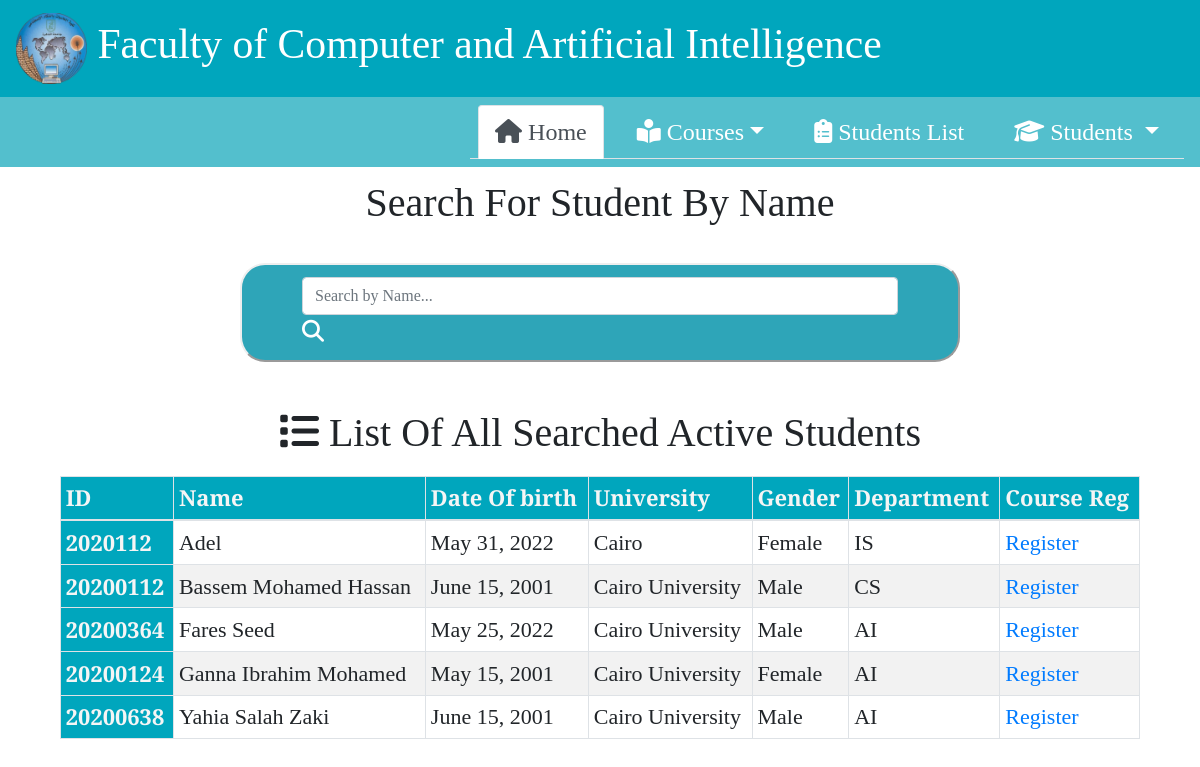
The page /searchStudent/ on the database its author committed.
### website/models.py (models this page shows, shortened)
class Student(models.Model):
    studentName = models.CharField(max_length=150, blank=True)
    studentID = models.CharField(max_length=150, verbose_name='ID', blank=True)
    dateOfBirth = models.DateField()
    university = models.CharField(max_length=50, null=False, blank=True)
    gender = models.CharField(max_length=50, null=False, blank=True)
    studentDepartment = models.CharField(max_length=50, null=False, blank=True)
    status = models.BooleanField(default = False)
    course1 = models.CharField(max_length=150, blank=True)
    course2 = models.CharField(max_length=150, blank=True)
    course3 = models.CharField(max_length=150, blank=True)
    class Meta:
        ordering = ['studentName']

### website/views.py (the view)
# urls.py: path('searchStudent/', views.searchStudent, name='searchStudent'),
def searchStudent(request):
    ctx = {}
    url_parameter = request.GET.get("q")
    if url_parameter:
        students = Student.objects.filter(
            studentName__istartswith=url_parameter, status=True)
    else:
        students = Student.objects.all()
    ctx["students"] =  students
    does_req_accept_json = request.accepts("application/json")
    is_ajax_request = request.headers.get(
        "x-requested-with") == "XMLHttpRequest" and does_req_accept_json
    if is_ajax_request:
        html = render_to_string(
            template_name="pages/listing.html", context={"students": students}
        )
        data_dict = {"html_from_view": html}
        return JsonResponse(data=data_dict, safe=False)
    return render(request, "pages/SearchStudent.html", context=ctx)

### templates/pages/SearchStudent.html (shortened to what this page needs)
{% extends 'base.html' %}
{% block content %}
  <h1>Search For Student By Name</h1>
  <div class="center">
    <input id="user-input" class="form-control " placeholder="Search by Name..." aria-label="Search"> <i id="search-icon" class="fa-solid fa-magnifying-glass"></i>
  </div>
  <div id="replaceable-content">
    {% include 'pages/listing.html' %}
  </div>
{% endblock content %}

### templates/pages/listing.html (shortened to what this page needs)
{% if students %}
  <div class="student-table">
    <h1> <i class="fa-solid fa-list"></i> List Of All Searched Active Students</h1>
    <table class="table table-hover table-sm table-bordered">
        <tr>
          <th scope="col">ID</th>
          <th scope="col">Name</th>
          <th scope="col">Date Of birth</th>
          <th scope="col">University</th>
          <th scope="col">Gender</th>
          <th scope="col">Department</th>
          <th scope="col">Course Reg</th>
        </tr>
      <tbody>
        {% for x in students %}
        <tr>
          <th scope="row">{{x.studentID}}</th>
          <td>{{x.studentName}}</td>
          <td>{{x.dateOfBirth}}</td>
          <td>{{x.university}}</td>
          <td>{{x.gender}}</td>
          <td>{{x.studentDepartment}}</td>
          <td><a href="registration/{{ x.id }}">Register</a></td>
        </tr>
        {% endfor %}
      </tbody>
    </table>
  </div>
{% else %}
  <p style="text-align: center">No Student found.</p>
{% endif %}

### project/static/css/styles.css (style rules this page uses)
body { background-color: white; font-family: 'Bree Serif'; }
h1 { text-align: justify; font-size: 2.5rem; padding: 1% 2%; text-align: center; }
.student-table { padding: 1% 5% 1% 5%; }
.center { border-radius: 25px; font-size: 22px; background: #2ea5b8; color: white; border: 2px outset; padding: 1% 5%; margin: 2% 20%; }
table { border-collapse: collapse; width: 100%; }
th, td { text-align: left; padding: 8px; font-size: 22px; }
tr:nth-child(even) { background-color: #f2f2f2 }
th { background-color: #00a6bd; color: whitesmoke; }

### rows shown on the page
Student: studentID "2020112", studentName "Adel", dateOfBirth "May 31, 2022", university "Cairo", gender "Female", studentDepartment "IS"
Student: studentID "20200112", studentName "Bassem Mohamed Hassan", dateOfBirth "June 15, 2001", university "Cairo University", gender "Male", studentDepartment "CS"
Student: studentID "20200364", studentName "Fares Seed", dateOfBirth "May 25, 2022", university "Cairo University", gender "Male", studentDepartment "AI"
Student: studentID "20200124", studentName "Ganna Ibrahim Mohamed", dateOfBirth "May 15, 2001", university "Cairo University", gender "Female", studentDepartment "AI"
Student: studentID "20200638", studentName "Yahia Salah Zaki", dateOfBirth "June 15, 2001", university "Cairo University", gender "Male", studentDepartment "AI"
